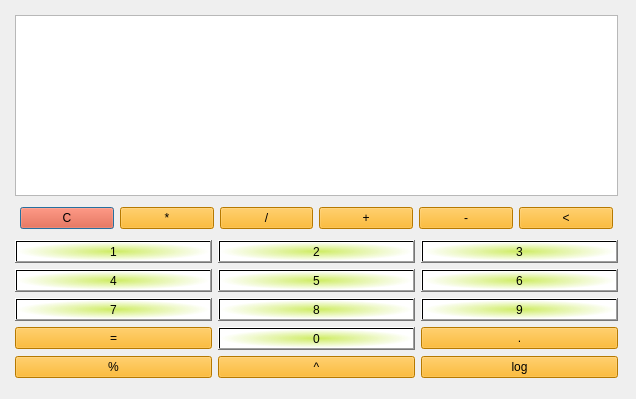
<?xml version="1.0" encoding="UTF-8"?>
<ui version="4.0">
 <class>Dialog</class>
 <widget class="QDialog" name="Dialog">
  <property name="geometry">
   <rect>
    <x>0</x>
    <y>0</y>
    <width>636</width>
    <height>399</height>
   </rect>
  </property>
  <property name="windowTitle">
   <string>Dialog</string>
  </property>
  <widget class="QWidget" name="verticalLayoutWidget">
   <property name="geometry">
    <rect>
     <x>10</x>
     <y>10</y>
     <width>613</width>
     <height>373</height>
    </rect>
   </property>
   <layout class="QVBoxLayout" name="verticalLayout">
    <property name="leftMargin">
     <number>5</number>
    </property>
    <property name="topMargin">
     <number>5</number>
    </property>
    <property name="rightMargin">
     <number>5</number>
    </property>
    <property name="bottomMargin">
     <number>5</number>
    </property>
    <item>
     <widget class="QTextBrowser" name="textBrowser"/>
    </item>
    <item>
     <layout class="QHBoxLayout" name="horizontalLayout">
      <property name="leftMargin">
       <number>5</number>
      </property>
      <property name="topMargin">
       <number>5</number>
      </property>
      <property name="rightMargin">
       <number>5</number>
      </property>
      <property name="bottomMargin">
       <number>5</number>
      </property>
      <item>
       <widget class="QPushButton" name="pushButtonC">
        <property name="styleSheet">
         <string notr="true">background-color: rgb(255, 62, 14);
font: 16pt &quot;Impact&quot;;
</string>
        </property>
        <property name="text">
         <string>C</string>
        </property>
       </widget>
      </item>
      <item>
       <widget class="QPushButton" name="pushButtonRise">
        <property name="styleSheet">
         <string notr="true">background-color: rgb(255, 170, 0);
font: 16pt &quot;Elephant&quot;;</string>
        </property>
        <property name="text">
         <string>*</string>
        </property>
       </widget>
      </item>
      <item>
       <widget class="QPushButton" name="pushButtonDiv">
        <property name="styleSheet">
         <string notr="true">background-color: rgb(255, 170, 0);
font: 16pt &quot;Elephant&quot;;</string>
        </property>
        <property name="text">
         <string>/</string>
        </property>
       </widget>
      </item>
      <item>
       <widget class="QPushButton" name="pushButtonSum">
        <property name="styleSheet">
         <string notr="true">background-color: rgb(255, 170, 0);
font: 16pt &quot;Elephant&quot;;</string>
        </property>
        <property name="text">
         <string>+</string>
        </property>
       </widget>
      </item>
      <item>
       <widget class="QPushButton" name="pushButtonMinus">
        <property name="styleSheet">
         <string notr="true">background-color: rgb(255, 170, 0);
font: 16pt &quot;Elephant&quot;;</string>
        </property>
        <property name="text">
         <string>-</string>
        </property>
       </widget>
      </item>
      <item>
       <widget class="QPushButton" name="pushButtonXZ">
        <property name="styleSheet">
         <string notr="true">background-color: rgb(255, 170, 0);
font: 16pt &quot;Elephant&quot;;</string>
        </property>
        <property name="text">
         <string>&lt;</string>
        </property>
       </widget>
      </item>
     </layout>
    </item>
    <item>
     <layout class="QGridLayout" name="gridLayout">
      <item row="2" column="0">
       <widget class="QPushButton" name="pushButton_7">
        <property name="styleSheet">
         <string notr="true">background-color: qradialgradient(spread:pad, cx:0.5, cy:0.5, radius:0.5, fx:0.504975, fy:0.494, stop:0 rgba(195, 235, 52, 190), stop:1 rgba(255, 255, 255, 255));
font: 75 11pt &quot;Orbitron&quot;;</string>
        </property>
        <property name="text">
         <string>7</string>
        </property>
       </widget>
      </item>
      <item row="0" column="1">
       <widget class="QPushButton" name="pushButton_2">
        <property name="styleSheet">
         <string notr="true">background-color: qradialgradient(spread:pad, cx:0.5, cy:0.5, radius:0.5, fx:0.504975, fy:0.494, stop:0 rgba(195, 235, 52, 190), stop:1 rgba(255, 255, 255, 255));
font: 75 11pt &quot;Orbitron&quot;;</string>
        </property>
        <property name="text">
         <string>2</string>
        </property>
       </widget>
      </item>
      <item row="1" column="0">
       <widget class="QPushButton" name="pushButton_4">
        <property name="styleSheet">
         <string notr="true">background-color: qradialgradient(spread:pad, cx:0.5, cy:0.5, radius:0.5, fx:0.504975, fy:0.494, stop:0 rgba(195, 235, 52, 190), stop:1 rgba(255, 255, 255, 255));
font: 75 11pt &quot;Orbitron&quot;;</string>
        </property>
        <property name="text">
         <string>4</string>
        </property>
       </widget>
      </item>
      <item row="0" column="0">
       <widget class="QPushButton" name="pushButton_1">
        <property name="enabled">
         <bool>true</bool>
        </property>
        <property name="styleSheet">
         <string notr="true">background-color: qradialgradient(spread:pad, cx:0.5, cy:0.5, radius:0.5, fx:0.504975, fy:0.494, stop:0 rgba(195, 235, 52, 190), stop:1 rgba(255, 255, 255, 255));
font: 75 11pt &quot;Orbitron&quot;;</string>
        </property>
        <property name="text">
         <string>1</string>
        </property>
       </widget>
      </item>
      <item row="4" column="0">
       <widget class="QPushButton" name="pushButton_percent">
        <property name="styleSheet">
         <string notr="true">background-color: rgb(255, 170, 0);
font: 16pt &quot;Elephant&quot;;</string>
        </property>
        <property name="text">
         <string>%</string>
        </property>
       </widget>
      </item>
      <item row="3" column="0">
       <widget class="QPushButton" name="pushButton_result">
        <property name="styleSheet">
         <string notr="true">background-color: rgb(255, 170, 0);
font: 16pt &quot;Elephant&quot;;</string>
        </property>
        <property name="text">
         <string>=</string>
        </property>
       </widget>
      </item>
      <item row="0" column="2">
       <widget class="QPushButton" name="pushButton_3">
        <property name="styleSheet">
         <string notr="true">background-color: qradialgradient(spread:pad, cx:0.5, cy:0.5, radius:0.5, fx:0.504975, fy:0.494, stop:0 rgba(195, 235, 52, 190), stop:1 rgba(255, 255, 255, 255));
font: 75 11pt &quot;Orbitron&quot;;</string>
        </property>
        <property name="text">
         <string>3</string>
        </property>
       </widget>
      </item>
      <item row="1" column="1">
       <widget class="QPushButton" name="pushButton_5">
        <property name="styleSheet">
         <string notr="true">background-color: qradialgradient(spread:pad, cx:0.5, cy:0.5, radius:0.5, fx:0.504975, fy:0.494, stop:0 rgba(195, 235, 52, 190), stop:1 rgba(255, 255, 255, 255));
font: 75 11pt &quot;Orbitron&quot;;</string>
        </property>
        <property name="text">
         <string>5</string>
        </property>
       </widget>
      </item>
      <item row="1" column="2">
       <widget class="QPushButton" name="pushButton_6">
        <property name="styleSheet">
         <string notr="true">background-color: qradialgradient(spread:pad, cx:0.5, cy:0.5, radius:0.5, fx:0.504975, fy:0.494, stop:0 rgba(195, 235, 52, 190), stop:1 rgba(255, 255, 255, 255));
font: 75 11pt &quot;Orbitron&quot;;</string>
        </property>
        <property name="text">
         <string>6</string>
        </property>
       </widget>
      </item>
      <item row="2" column="1">
       <widget class="QPushButton" name="pushButton_8">
        <property name="styleSheet">
         <string notr="true">background-color: qradialgradient(spread:pad, cx:0.5, cy:0.5, radius:0.5, fx:0.504975, fy:0.494, stop:0 rgba(195, 235, 52, 190), stop:1 rgba(255, 255, 255, 255));
font: 75 11pt &quot;Orbitron&quot;;</string>
        </property>
        <property name="text">
         <string>8</string>
        </property>
       </widget>
      </item>
      <item row="2" column="2">
       <widget class="QPushButton" name="pushButton_9">
        <property name="styleSheet">
         <string notr="true">background-color: qradialgradient(spread:pad, cx:0.5, cy:0.5, radius:0.5, fx:0.504975, fy:0.494, stop:0 rgba(195, 235, 52, 190), stop:1 rgba(255, 255, 255, 255));
font: 75 11pt &quot;Orbitron&quot;;</string>
        </property>
        <property name="text">
         <string>9</string>
        </property>
       </widget>
      </item>
      <item row="3" column="1">
       <widget class="QPushButton" name="pushButton_zero">
        <property name="styleSheet">
         <string notr="true">background-color: qradialgradient(spread:pad, cx:0.5, cy:0.5, radius:0.5, fx:0.504975, fy:0.494, stop:0 rgba(195, 235, 52, 190), stop:1 rgba(255, 255, 255, 255));
font: 75 11pt &quot;Orbitron&quot;;</string>
        </property>
        <property name="text">
         <string>0</string>
        </property>
       </widget>
      </item>
      <item row="3" column="2">
       <widget class="QPushButton" name="pushButton_dot">
        <property name="styleSheet">
         <string notr="true">background-color: rgb(255, 170, 0);
font: 16pt &quot;Elephant&quot;;</string>
        </property>
        <property name="text">
         <string>.</string>
        </property>
       </widget>
      </item>
      <item row="4" column="1">
       <widget class="QPushButton" name="pushButton_upper">
        <property name="styleSheet">
         <string notr="true">background-color: rgb(255, 170, 0);
font: 16pt &quot;Elephant&quot;;</string>
        </property>
        <property name="text">
         <string>^</string>
        </property>
       </widget>
      </item>
      <item row="4" column="2">
       <widget class="QPushButton" name="pushButton_log">
        <property name="styleSheet">
         <string notr="true">background-color: rgb(255, 170, 0);
font: 16pt &quot;Elephant&quot;;</string>
        </property>
        <property name="text">
         <string>log</string>
        </property>
       </widget>
      </item>
     </layout>
    </item>
   </layout>
  </widget>
 </widget>
 <resources/>
 <connections/>
</ui>
